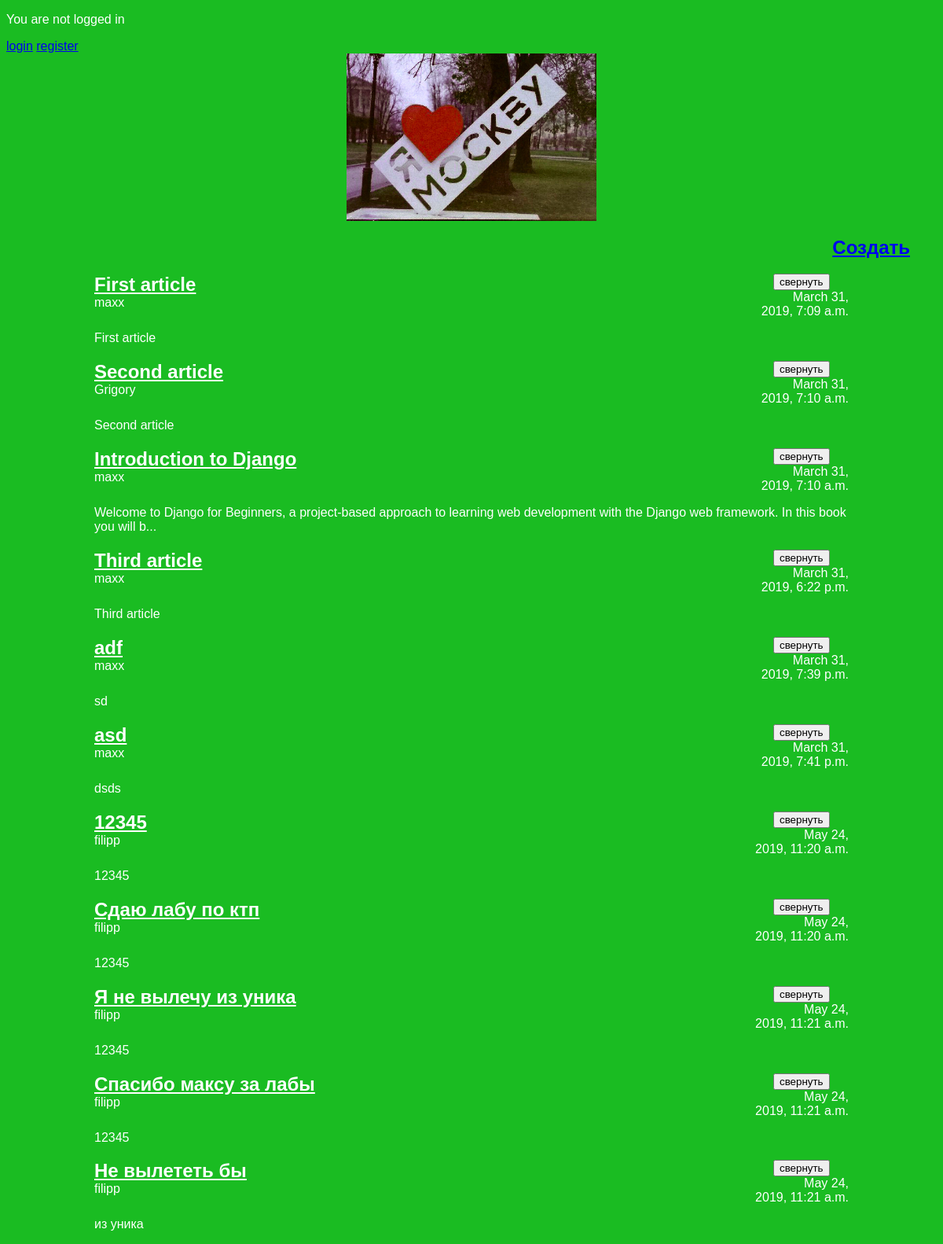
The app's page /articles/ with its own data.
### articles/models.py (models this page shows, shortened)
class Article(models.Model):
    objects = models.Manager()
    author = models.ForeignKey(settings.AUTH_USER_MODEL, on_delete=models.CASCADE)
    title = models.CharField(max_length=200)
    text = models.TextField()
    created_date = models.DateTimeField(default=timezone.now)
    def get_excerpt(self):
        return self.text[:140] + "..." if len(self.text) > 140 else self.text

### articles/views.py (the view)
# urls.py: path('articles/', views.archive, name='archive'),
def archive(request):
    return render(request, 'archive.html', {"posts":Article.objects.all()})

### articles/templates/archive.html (shortened to what this page needs)
<!DOCTYPE html>
{% block content %}
{% if user.is_authenticated %}
  Hi {{ user.username }}!
  <p><a href="{% url 'logout' %}">logout</a></p>
{% else %}
  <p>You are not logged in</p>
  <a href="{% url 'login' %}">login</a> <a href="{% url 'signup' %}">register</a>
{% endif %}
{% endblock %}
<body>
    <div class="header">
        {% load static %}
        <img src="{% static 'img/dpb-logo.png' %}">
        <h2 class="exit"><a href="/article/new">Создать</a></h2>
        <link rel="stylesheet" href="{% static 'css/article.css' %}">
    </div>
    <div class="archive">
        {% for post in posts %}
            <div class="one-post">
                <h2 class="post-title">
                    <a href="/article/{{ post.id }}">{{ post.title }}</a>
                </h2>
                <button class="fold-button" type="button">свернуть</button>
                <div class="articlein">
                    <div class="article-info">
                        <div class="article-author">{{ post.author.username }}</div>
                        <div class="article-created-date">{{ post.created_date }}</div>
                    </div>
                    <p class="article-text">{{ post.get_excerpt }}</p>
                </div>
            </div>
        {% endfor %}
    </div>
</body>

### articles/static/css/article.css (style rules this page uses)
body { background: #1abc22; font-family: Tahoma, Arial, sans-serif; color: #ffffff; }
.header img { display: block; width: 318px; margin-left: auto; margin-right: auto; }
.exit { color: #ffffff; width: 1150px; text-align: right; }
.archive { width: 960px; margin-left: auto; margin-right: auto; }
.post-title a { color: #ffffff; width: 90%; float: left; }
.fold-button { text-align: right; }
.article-author { width: 50%; float: left; }
.article-created-date { text-align: right; }

### records on screen
Article: title "First article", author.username "maxx", created_date "March 31, 2019, 7:09 a.m.", get_excerpt "First article"
Article: title "Second article", author.username "Grigory", created_date "March 31, 2019, 7:10 a.m.", get_excerpt "Second article"
Article: title "Introduction to Django", author.username "maxx", created_date "March 31, 2019, 7:10 a.m.", get_excerpt "Welcome to Django for Beginners, a project-based approach to learning web development with the Django web framework. In this book you will b..."
Article: title "Third article", author.username "maxx", created_date "March 31, 2019, 6:22 p.m.", get_excerpt "Third article"
Article: title "adf", author.username "maxx", created_date "March 31, 2019, 7:39 p.m.", get_excerpt "sd"
Article: title "asd", author.username "maxx", created_date "March 31, 2019, 7:41 p.m.", get_excerpt "dsds"
Article: title "12345", author.username "filipp", created_date "May 24, 2019, 11:20 a.m.", get_excerpt "12345"
Article: title "Сдаю лабу по ктп", author.username "filipp", created_date "May 24, 2019, 11:20 a.m.", get_excerpt "12345"
Article: title "Я не вылечу из уника", author.username "filipp", created_date "May 24, 2019, 11:21 a.m.", get_excerpt "12345"
Article: title "Спасибо максу за лабы", author.username "filipp", created_date "May 24, 2019, 11:21 a.m.", get_excerpt "12345"
Article: title "Не вылететь бы", author.username "filipp", created_date "May 24, 2019, 11:21 a.m.", get_excerpt "из уника"
